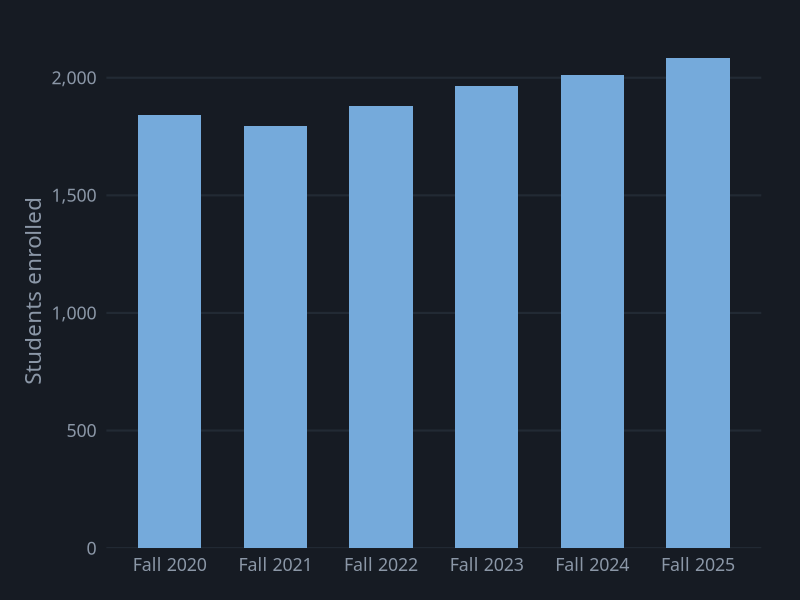
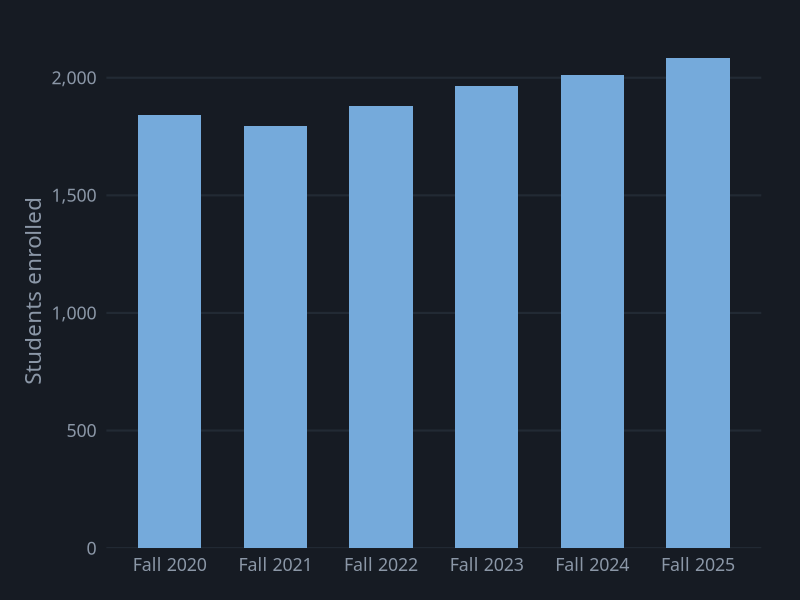

Source code (R) for these figures, in order:
# Column Chart
# Question: How many students enrolled in each of the last six fall terms?
# Put this script and column.csv in the same folder, then in RStudio choose
# Session > Set Working Directory > To Source File Location.

library(tidyverse)

# ---- Gallery look: dark background, soft gray text ----
font <- "IBM Plex Sans"   # use "sans" if IBM Plex Sans is not installed
ink  <- "#8B97A7"

theme_gallery <- function() {
  theme_minimal(base_size = 16, base_family = font) +
    theme(
      plot.background  = element_rect(fill = "#161B23", color = NA),
      panel.grid.major = element_line(color = "#222A34"),
      panel.grid.minor = element_blank(),
      text             = element_text(color = ink),
      axis.text        = element_text(color = ink),
      legend.position  = "top",
      legend.title     = element_blank(),
      plot.margin      = margin(24, 28, 18, 18)
    )
}

df <- read_csv("column.csv", show_col_types = FALSE)

p <- ggplot(df, aes(x = fct_inorder(term), y = students)) +
  geom_col(fill = "#75AADB", width = 0.6) +
  scale_y_continuous(labels = scales::comma, expand = expansion(mult = c(0, 0.05))) +
  labs(x = NULL, y = "Students enrolled") +
  theme_gallery() +
  theme(panel.grid.major.x = element_blank())

ggsave("column.png", p, width = 9, height = 6, dpi = 200)
p
